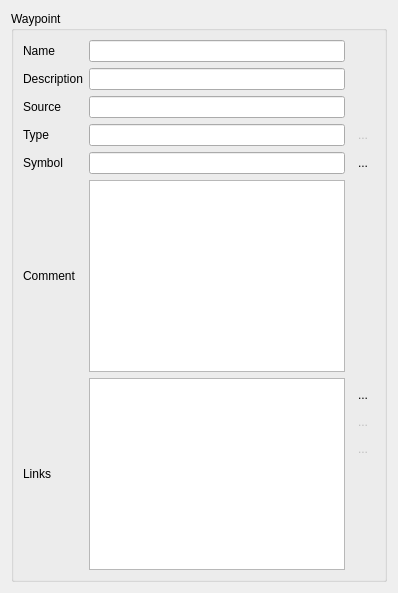
         <widget class="QWidget" name="pageWaypoint">
          <layout class="QVBoxLayout" name="verticalLayout_5">
           <item>
            <widget class="QGroupBox" name="groupBox_5">
             <property name="title">
              <string>Waypoint</string>
             </property>
             <layout class="QGridLayout" name="gridLayout_5">
              <property name="leftMargin">
               <number>9</number>
              </property>
              <item row="0" column="0" colspan="3">
               <widget class="QLabel" name="label_20">
                <property name="sizePolicy">
                 <sizepolicy hsizetype="Maximum" vsizetype="Preferred">
                  <horstretch>0</horstretch>
                  <verstretch>0</verstretch>
                 </sizepolicy>
                </property>
                <property name="text">
                 <string>Name</string>
                </property>
               </widget>
              </item>
              <item row="0" column="3">
               <widget class="QLineEdit" name="lineEditWaypointName"/>
              </item>
              <item row="1" column="0" colspan="3">
               <widget class="QLabel" name="label_21">
                <property name="sizePolicy">
                 <sizepolicy hsizetype="Maximum" vsizetype="Preferred">
                  <horstretch>0</horstretch>
                  <verstretch>0</verstretch>
                 </sizepolicy>
                </property>
                <property name="text">
                 <string>Description</string>
                </property>
               </widget>
              </item>
              <item row="1" column="3">
               <widget class="QLineEdit" name="lineEditWaypointDescription"/>
              </item>
              <item row="2" column="0" colspan="3">
               <widget class="QLabel" name="label_22">
                <property name="sizePolicy">
                 <sizepolicy hsizetype="Maximum" vsizetype="Preferred">
                  <horstretch>0</horstretch>
                  <verstretch>0</verstretch>
                 </sizepolicy>
                </property>
                <property name="text">
                 <string>Source</string>
                </property>
               </widget>
              </item>
              <item row="2" column="3">
               <widget class="QLineEdit" name="lineEditWaypointSource"/>
              </item>
              <item row="3" column="0" colspan="3">
               <widget class="QLabel" name="label_23">
                <property name="sizePolicy">
                 <sizepolicy hsizetype="Maximum" vsizetype="Preferred">
                  <horstretch>0</horstretch>
                  <verstretch>0</verstretch>
                 </sizepolicy>
                </property>
                <property name="text">
                 <string>Type</string>
                </property>
               </widget>
              </item>
              <item row="4" column="0">
               <widget class="QLabel" name="label_26">
                <property name="sizePolicy">
                 <sizepolicy hsizetype="Maximum" vsizetype="Preferred">
                  <horstretch>0</horstretch>
                  <verstretch>0</verstretch>
                 </sizepolicy>
                </property>
                <property name="text">
                 <string>Symbol</string>
                </property>
               </widget>
              </item>
              <item row="5" column="0" colspan="3">
               <widget class="QLabel" name="label_24">
                <property name="sizePolicy">
                 <sizepolicy hsizetype="Maximum" vsizetype="Preferred">
                  <horstretch>0</horstretch>
                  <verstretch>0</verstretch>
                 </sizepolicy>
                </property>
                <property name="text">
                 <string>Comment</string>
                </property>
               </widget>
              </item>
              <item row="6" column="0" rowspan="5" colspan="3">
               <widget class="QLabel" name="label_25">
                <property name="sizePolicy">
                 <sizepolicy hsizetype="Maximum" vsizetype="Preferred">
                  <horstretch>0</horstretch>
                  <verstretch>0</verstretch>
                 </sizepolicy>
                </property>
                <property name="text">
                 <string>Links</string>
                </property>
               </widget>
              </item>
              <item row="5" column="3">
               <widget class="QTextEdit" name="textEditWaypointComment">
                <property name="html">
                 <string>&lt;!DOCTYPE HTML PUBLIC &quot;-//W3C//DTD HTML 4.0//EN&quot; &quot;http://www.w3.org/TR/REC-html40/strict.dtd&quot;&gt;
&lt;html&gt;&lt;head&gt;&lt;meta name=&quot;qrichtext&quot; content=&quot;1&quot; /&gt;&lt;style type=&quot;text/css&quot;&gt;
p, li { white-space: pre-wrap; }
&lt;/style&gt;&lt;/head&gt;&lt;body style=&quot; font-family:'Ubuntu'; font-size:11pt; font-weight:400; font-style:normal;&quot;&gt;
&lt;table border=&quot;0&quot; style=&quot;-qt-table-type: root; margin-top:4px; margin-bottom:4px; margin-left:4px; margin-right:4px;&quot;&gt;
&lt;tr&gt;
&lt;td style=&quot;border: none;&quot;&gt;
&lt;p style=&quot;-qt-paragraph-type:empty; margin-top:0px; margin-bottom:0px; margin-left:0px; margin-right:0px; -qt-block-indent:0; text-indent:0px;&quot;&gt;&lt;/p&gt;
&lt;p style=&quot;-qt-paragraph-type:empty; margin-top:0px; margin-bottom:0px; margin-left:0px; margin-right:0px; -qt-block-indent:0; text-indent:0px;&quot;&gt;&lt;/p&gt;
&lt;p style=&quot;-qt-paragraph-type:empty; margin-top:0px; margin-bottom:0px; margin-left:0px; margin-right:0px; -qt-block-indent:0; text-indent:0px;&quot;&gt;&lt;/p&gt;
&lt;p style=&quot;-qt-paragraph-type:empty; margin-top:0px; margin-bottom:0px; margin-left:0px; margin-right:0px; -qt-block-indent:0; text-indent:0px;&quot;&gt;&lt;/p&gt;
&lt;p style=&quot;-qt-paragraph-type:empty; margin-top:0px; margin-bottom:0px; margin-left:0px; margin-right:0px; -qt-block-indent:0; text-indent:0px;&quot;&gt;&lt;/p&gt;&lt;/td&gt;&lt;/tr&gt;&lt;/table&gt;&lt;/body&gt;&lt;/html&gt;</string>
                </property>
               </widget>
              </item>
              <item row="4" column="3">
               <widget class="QLineEdit" name="lineEditWaypointSymbol"/>
              </item>
              <item row="3" column="3">
               <widget class="QLineEdit" name="lineEditWaypointType"/>
              </item>
              <item row="4" column="4">
               <widget class="QToolButton" name="toolButtonWaypointSymbol">
                <property name="text">
                 <string>...</string>
                </property>
                <property name="icon">
                 <iconset resource="../../GPSBook/icons/map-icons-collection/map-icons.qrc">
                  <normaloff>:/icons/icons/cluster4.png</normaloff>:/icons/icons/cluster4.png</iconset>
                </property>
                <property name="iconSize">
                 <size>
                  <width>48</width>
                  <height>48</height>
                 </size>
                </property>
                <property name="autoRaise">
                 <bool>true</bool>
                </property>
               </widget>
              </item>
              <item row="3" column="4">
               <widget class="QToolButton" name="toolButtonWaypointType">
                <property name="enabled">
                 <bool>false</bool>
                </property>
                <property name="text">
                 <string>...</string>
                </property>
                <property name="autoRaise">
                 <bool>true</bool>
                </property>
               </widget>
              </item>
              <item row="7" column="4">
               <widget class="QToolButton" name="toolButtonWaypointAddLink">
                <property name="text">
                 <string>...</string>
                </property>
                <property name="icon">
                 <iconset resource="../../GPSBook/icons/gtk/gtk_icons.qrc">
                  <normaloff>:/icons/gtk/object-add.png</normaloff>:/icons/gtk/object-add.png</iconset>
                </property>
                <property name="autoRaise">
                 <bool>true</bool>
                </property>
               </widget>
              </item>
              <item row="8" column="4">
               <widget class="QToolButton" name="toolButtonWaypointEditLink">
                <property name="enabled">
                 <bool>false</bool>
                </property>
                <property name="text">
                 <string>...</string>
                </property>
                <property name="icon">
                 <iconset resource="../../GPSBook/icons/gtk/gtk_icons.qrc">
                  <normaloff>:/icons/gtk/format-text-direction-ltr.png</normaloff>:/icons/gtk/format-text-direction-ltr.png</iconset>
                </property>
                <property name="autoRaise">
                 <bool>true</bool>
                </property>
               </widget>
              </item>
              <item row="9" column="4">
               <widget class="QToolButton" name="toolButtonWaypointDeleteLink">
                <property name="enabled">
                 <bool>false</bool>
                </property>
                <property name="text">
                 <string>...</string>
                </property>
                <property name="icon">
                 <iconset resource="../../GPSBook/icons/gtk/gtk_icons.qrc">
                  <normaloff>:/icons/gtk/editdelete.png</normaloff>:/icons/gtk/editdelete.png</iconset>
                </property>
                <property name="autoRaise">
                 <bool>true</bool>
                </property>
               </widget>
              </item>
              <item row="10" column="4">
               <spacer name="verticalSpacer_3">
                <property name="orientation">
                 <enum>Qt::Vertical</enum>
                </property>
                <property name="sizeHint" stdset="0">
                 <size>
                  <width>20</width>
                  <height>40</height>
                 </size>
                </property>
               </spacer>
              </item>
              <item row="6" column="3" rowspan="5">
               <widget class="QListWidget" name="listWidgetWaypointLinks"/>
              </item>
             </layout>
            </widget>
           </item>
          </layout>
         </widget>
